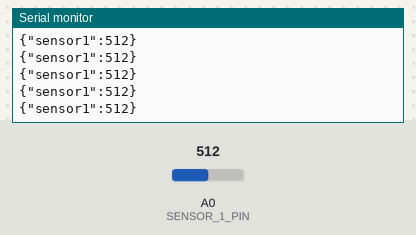
Bench run of a sketch on a simulated Arduino Uno, built with avr-gcc and run on an emulated ATmega328P. Parts: the last lines printed to the serial monitor. The inputs (shaded band) are chosen by the test bench; at power-on: A0 (SENSOR_1_PIN) = 512.

Above: at 1.2 s.
1.3 s: A0 (SENSOR_1_PIN) set to 986
At 1.8 s:
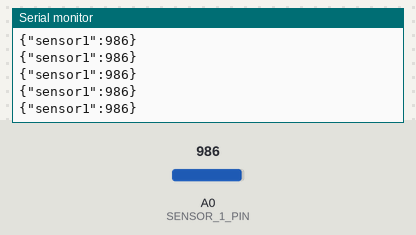
2.8 s: A0 (SENSOR_1_PIN) set to 1009
At 3.5 s:
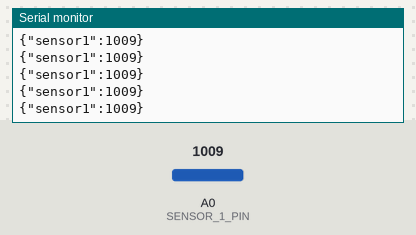
Timing chart, 0 to 5.8 s (numbered marks = the images above; inputs shaded):
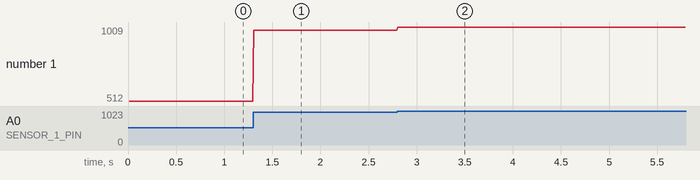

The sketch:

PlotPotWithPython.ino
```cpp
#include <ArduinoJson.h>

const int SENSOR_1_PIN = 0;
const int UPDATE_INTERVAL_MS = 10;

String inputString = "";         // a String to hold incoming data
bool stringComplete = false;     // whether the string is complete

void setup() {
  Serial.begin(115200);
  while (!Serial) continue; // Wait for serial connection
  inputString.reserve(200);
}

void loop() {
  static unsigned long last_update_time = 0;
  unsigned long current_time = millis();
  if (current_time - last_update_time >= UPDATE_INTERVAL_MS) {

    last_update_time = current_time;
    int sensor1_value = analogRead(SENSOR_1_PIN);

    StaticJsonDocument<64> doc;
    doc["sensor1"] = sensor1_value;
    serializeJson(doc, Serial);
    Serial.println();
  }
  // processIncomingString();

}

// void processIncomingString() {

//   if (stringComplete) {
//     StaticJsonDocument<64> incoming_doc;
//     DeserializationError error = deserializeJson(incoming_doc, inputString);
//     if (!error) {
//       if (incoming_doc.containsKey("command")) {
//         String command = incoming_doc["command"].as<String>();
//         if (command == "reset") {
//           Serial.println("{'reset': 0}");
//         }
//       }
//     }

//     inputString = "";

//     stringComplete = false;

//   }

// }

// void serialEvent() {
//   while (Serial.available()) {
//     char inChar = (char)Serial.read();
//     inputString += inChar;
//     if (inChar == '\n') {
//       stringComplete = true;
//     }
//   }
// }
```

Measured:
- after the input at 1.3 s, the serial monitor: prints a new line at once (image 1)
- after the input at 2.8 s, the serial monitor: prints a new line at once (image 2)
- plotted number 1: 512 → 986 after the input at 1.3 s, 986 → 1009 after the input at 2.8 s
